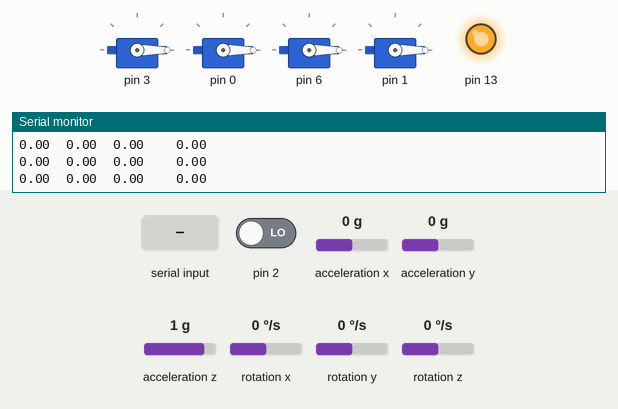
This sketch was run on a simulated Arduino Uno, built with avr-gcc and run on an emulated ATmega328P. Shown: 4 × servo, output pins drawn as LEDs (lit = HIGH), the last lines printed to the serial monitor. Inputs (shaded band) come from the test bench; at power-on: acceleration z 1 g, pin 2 LOW, acceleration x 0 g, acceleration y 0 g, rotation x 0 °/s, rotation y 0 °/s, rotation z 0 °/s. The sensor or clock chip raises its interrupt line as the real part does.

Above: at 1.7 s.
1.8 s: "1" received over the second serial link
At 3.0 s:
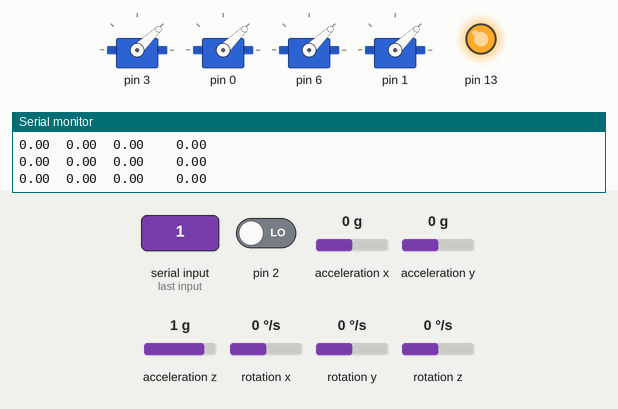
3.3 s: acceleration z set to 0.1 g
At 5.8 s:
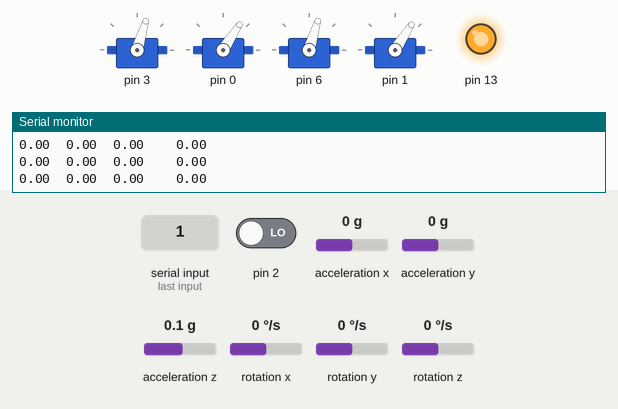
6.3 s: acceleration z set to -0.2 g
9.3 s: "0" received over the second serial link
At 9.7 s:
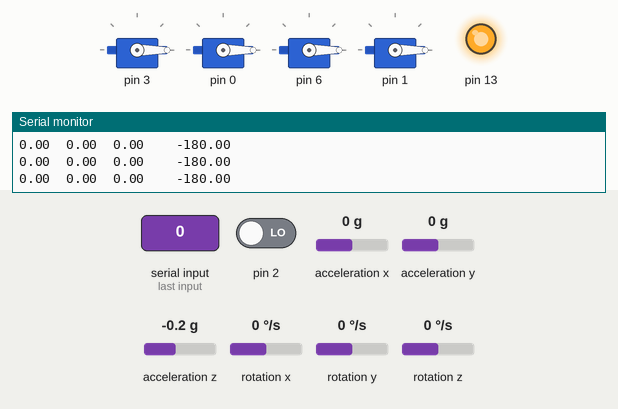
Timing chart, 0 to 11.8 s (numbered marks = the images above; inputs shaded):
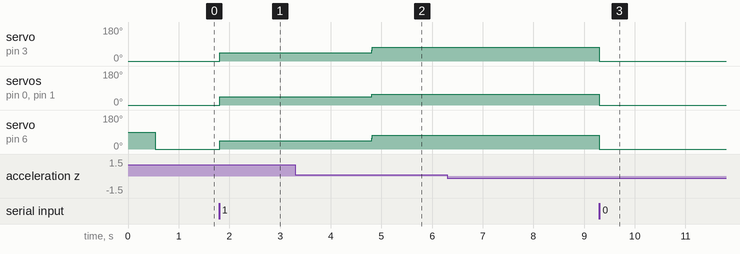

The sketch:

Copter_ino.ino
```cpp
#include <SoftwareSerial.h>
#include <Wire.h>
#include <Servo.h>
#include <PID_v1.h>
#include "Copter.h"
#include "MPU6050_API.h"

SoftwareSerial		bluetooth ( 10 , 11 );
QuadroCopter		copter;

bool				rollPidOn			= false;
double				rollPidP			= 0;
double				rollPidI			= 0;
double				rollPidD			= 0;
double				rollPidSetpoint		= 0;
double				rollPidInput;
double				rollPidOut0;
double				rollPidOut2;

PID					rollPID0 ( &rollPidInput , &rollPidOut0, &rollPidSetpoint , rollPidP , rollPidI , rollPidD , DIRECT );
PID					rollPID2 ( &rollPidInput , &rollPidOut2, &rollPidSetpoint , rollPidP , rollPidI , rollPidD , REVERSE );

void setup()
{

	//	Begin serial communication over bluetooth
	bluetooth.begin(9600);

	//	configure accelgyro
	accelgyroSetup();

	//	Bind pins to copter engines
	copter.createEngines(3,0,6,1);
	copter.createBalancer(ypr,ypr);

	//	Configure PIDs
	rollPID0.SetMode(AUTOMATIC);
	rollPID0.SetOutputLimits(-100,100);
	rollPID0.SetSampleTime(10);
	rollPID2.SetMode(AUTOMATIC);
	rollPID2.SetOutputLimits(-100,100);
	rollPID2.SetSampleTime(10);

}

void loop()
{
	if ( accelgyroUpdate() )
	{
		//  Update telemetry data
		accelgyroGetYawPitchRoll();

		if ( rollPidOn )
		{
			rollPidInput = ypr[2];
			rollPID0.Compute();
			rollPID2.Compute();

			copter.getEngine(0)->setSpeed(1300+rollPidOut0);
			copter.getEngine(2)->setSpeed(1300+rollPidOut2);
		}

		Serial.print(rollPidP);Serial.print("\t");
		Serial.print(rollPidI);Serial.print("\t");
		Serial.print(rollPidD);Serial.print("\t\t");

		Serial.println(ypr[2]);
	}

	//	If a command was recieved over bluetooth
	if ( bluetooth.available() )
	{
		//	send it to copter
		switch (bluetooth.read())
		{
			case COPTER_STOP:					copter.cmdStop(); break;
			case COPTER_LAUNCH:					copter.cmdLaunch();rollPidOn=true; break;
			case COPTER_RAISE:					copter.cmdRaise(); break;
			case COPTER_DESCEND:				copter.cmdDescend(); break;
			case BALANCER_TOGGLE_ENABLED:		copter.getBalancer()->toggleEnabled(); break;
			case PID_P_SHIFT:
			{
				if ( bluetooth.read() == COPTER_STOP )
					rollPidP -= 0.05;
				else
					rollPidP += 0.05;

				rollPID0.SetTunings(rollPidP,rollPidI,rollPidD);
				rollPID2.SetTunings(rollPidP,rollPidI,rollPidD);
				break;
			}
			case PID_I_SHIFT:
			{
				if ( bluetooth.read() == COPTER_STOP )
					rollPidI -= 0.05;
				else
					rollPidI += 0.05;

				rollPID0.SetTunings(rollPidP,rollPidI,rollPidD);
				rollPID2.SetTunings(rollPidP,rollPidI,rollPidD);
				break;
			}
			case PID_D_SHIFT:
			{
				if ( bluetooth.read() == COPTER_STOP )
					rollPidD -= 0.05;
				else
					rollPidD += 0.05;

				rollPID0.SetTunings(rollPidP,rollPidI,rollPidD);
				rollPID2.SetTunings(rollPidP,rollPidI,rollPidD);
				break;
			}
		}
	}
}
```

Copter.cpp
```cpp
#include "Copter.h"


//	Engine

				Engine::Engine ( int pin )
					:
						pin		( pin ),
						speed	( 0 ),
						status	( ENGINE_STATUS_STOPPED )
{

	this->servo.attach(pin);
	this->setSpeed(0);

}

int				Engine::getPin ( void ) const
{

	return this->pin;

}

int				Engine::getSpeed ( void ) const
{

	return this->speed;

}

EngineStatus	Engine::getStatus ( void ) const
{

	return this->status;

}

bool			Engine::arm ( void )
{

	return this->setSpeed(SPEED_ARM);

}

void			Engine::stop ( void )
{

	this->setSpeed(0);
	this->status = ENGINE_STATUS_STOPPED;

}

bool			Engine::slow ( void )
{

	bool success = this->setSpeed(this->speed-Engine::SPEED_DELTA);

	if ( ! success )
	{

		this->setSpeed(SPEED_MIN);

	}

	return success;

}

bool			Engine::accelerate ( void )
{

	float speedNew;

	if ( this->speed == Engine::SPEED_ARM )
	{

		speedNew = SPEED_MIN;
		this->status = ENGINE_STATUS_RUNNING;

	}

	else
	{

		speedNew = this->speed+Engine::SPEED_DELTA;

	}

	bool success = this->setSpeed(speedNew);

	if ( ! success )
	{

		this->setSpeed(SPEED_MAX);

	}

	return success;

}

bool			Engine::accelerate ( int delta )
{

	bool success = this->setSpeed(this->speed+delta);

	if ( ! success )
	{

		if ( delta > 0 )
		{

			this->setSpeed(SPEED_MAX);

		}

		else
		{

			this->setSpeed(SPEED_MIN);

		}

	}

	return success;

}

bool			Engine::setSpeed ( int speed )
{

	if ( this->getSpeedValid(speed) )
	{

		this->servo.write(speed);
		this->speed = speed;

		return true;

	}

	return false;

}

bool			Engine::getSpeedValid ( int speed ) const
{

	bool stopEngine = speed == 0;
	bool armStoppedEngine = this->speed == 0 && speed == SPEED_ARM;
	bool launchArmedEngine = this->speed == SPEED_ARM && speed == SPEED_ARM + SPEED_DELTA;
	bool changeRunningEngineSpeed = this->status == ENGINE_STATUS_RUNNING && speed >= SPEED_MIN && speed <= Engine::SPEED_MAX;

	return
	(
		stopEngine
			||
		armStoppedEngine
			||
		launchArmedEngine
			||
		changeRunningEngineSpeed
	);

}


//	ABalancer

				ABalancer::ABalancer ( float* yawPitchRoll , float* acceleration )
					:
						enabled			( false ),
						yawPitchRoll	( yawPitchRoll ),
						acceleration	( acceleration )
{

}

				ABalancer::~ABalancer ( void )
{

}

void			ABalancer::toggleEnabled ( void )
{

	this->enabled = ! this->enabled;

}

void			ABalancer::updateTelemetry ( void )
{

	if ( ! this->enabled )
		return;

	if ( ! this->getYawBalanced() )
		this->balanceYaw();

	if ( ! this->getPitchBalanced() )
		this->balancePitch();

	if ( ! this->getRollBalanced() )
		this->balanceRoll();

}

bool			ABalancer::getBalanced ( void )
{

	return
	(
		this->getYawBalanced()
			&&
		this->getPitchBalanced()
			&&
		this->getRollBalanced()
	);

}

bool			ABalancer::getSteady ( void )
{

	return
	(
		this->getSteadyX()
			&&
		this->getSteadyY()
			&&
		this->getSteadyZ()
	);

}

bool			ABalancer::getYawBalanced ( void ) const
{

	return 1;

}

bool			ABalancer::getPitchBalanced ( void ) const
{

	return fabs(this->yawPitchRoll[1]) < ABalancer::YAW_PITCH_ROLL_ACCURACY;

}

bool			ABalancer::getRollBalanced ( void ) const
{

	return fabs(this->yawPitchRoll[2]) < ABalancer::YAW_PITCH_ROLL_ACCURACY;

}

float			ABalancer::getYprBalancingSpeed ( float deflectionAngle ) const
{

	return sqrt(deflectionAngle);

}

bool			ABalancer::getSteadyX ( void ) const
{

	return fabs(this->acceleration[0]) < ABalancer::ACCELERATION_ACCURACY;

}

bool			ABalancer::getSteadyY ( void ) const
{

	return fabs(this->acceleration[1]) < ABalancer::ACCELERATION_ACCURACY;

}

bool			ABalancer::getSteadyZ ( void ) const
{

	return fabs(this->acceleration[2]) < ABalancer::ACCELERATION_ACCURACY;

}


//	QuadroBalancer

				QuadroBalancer::QuadroBalancer ( QuadroCopter* copter , float* yawPitchRoll , float* acceleration )
					:
						ABalancer					( yawPitchRoll , acceleration ),
						copter						( copter )
{

	this->yprBalancingCoefficient = 0.31623;

}

void			QuadroBalancer::balanceYaw ( void )
{

	return;

}

void			QuadroBalancer::balancePitch ( void )
{

	float pitchAbs = fabs(this->yawPitchRoll[1]);
	float engineSpeedDelta = this->getYprBalancingSpeed(pitchAbs);

	//	Try to slow the engine which is higher
	int engineHigh = ( this->yawPitchRoll[1] < 0 ) ? 3 : 1;
        if ( this->copter->getEngine(engineHigh)->accelerate(engineSpeedDelta*-1) ) ;

	//	Try to accelerate the engine which is lower
	int engineLow = ( this->yawPitchRoll[1] < 0 ) ? 1 : 3;
        this->copter->getEngine(engineLow)->accelerate(engineSpeedDelta);

}

void			QuadroBalancer::balanceRoll ( void )
{
  this->copter->getEngine(0)->accelerate(this->yawPitchRoll[2]);

/*
	float rollAbs = fabs(this->yawPitchRoll[2]);
	float engineSpeedDelta = this->getYprBalancingSpeed(rollAbs);

  	//	Try to slow the engine which is higher
	int engineHigh = ( this->yawPitchRoll[2] < 0 ) ? 2 : 0;
	if ( this->copter->getEngine(engineHigh)->accelerate(engineSpeedDelta*-1) ) ;

	//	Try to accelerate the engine which is lower
	int engineLow = ( this->yawPitchRoll[2] < 0 ) ? 0 : 2;
	this->copter->getEngine(engineLow)->accelerate(engineSpeedDelta);
*/


}

void			QuadroBalancer::stopX ( void )
{

	//	Sorry, can't yet

}

void			QuadroBalancer::stopY ( void )
{

	//	Sorry, can't yet

}

void			QuadroBalancer::stopZ ( void )
{

	//	Sorry, can't yet

}


//	QuadroCopter

void			QuadroCopter::createEngines ( const int pin0 , const int pin1, const int pin2, const int pin3 )
{

	//	Add four engines
	this->createEngine(0,pin0);
	this->createEngine(1,pin1);
	this->createEngine(2,pin2);
	this->createEngine(3,pin3);

}

void			QuadroCopter::createBalancer ( float* yawPitchRoll , float* acceleration )
{

	this->balancer = new QuadroBalancer(this,yawPitchRoll,acceleration);

}
```

Copter.h
```cpp
#pragma once

#include <math.h>
#include <Servo.h>
#include <Arduino.h>


enum EngineStatus
{

	ENGINE_STATUS_STOPPED,

	ENGINE_STATUS_RUNNING

};

class Engine
{

	public:

									Engine ( int pin );

		int							getPin ( void ) const;

		int							getSpeed ( void ) const;

		EngineStatus				getStatus ( void ) const;

		bool						arm ( void );

		void						stop ( void );

		bool						slow ( void );

		bool						accelerate ( void );

		bool						accelerate ( int delta );

		const static int			SPEED_ARM = 1000;

		const static int			SPEED_MIN = 1130;

		const static int			SPEED_MAX = 2000;

		const static int			SPEED_DELTA = 10;

		bool						setSpeed ( int speed );

	protected:

		bool						getSpeedValid ( int speed ) const;

		int							pin;

		int							speed;

		EngineStatus				status;

		Servo						servo;

};

class ABalancer
{

	public:

									ABalancer ( float* yawPitchRoll , float* acceleration );

		virtual						~ABalancer ( void );

		void						toggleEnabled ( void );

		void						updateTelemetry ( void );

		bool						getBalanced ( void );

		bool						getSteady ( void );

		float						getYprBalancingSpeed ( float deflectionAngle ) const;

		const static float			YAW_PITCH_ROLL_ACCURACY = 0;

		const static float			ACCELERATION_ACCURACY = 0;

	protected:

		bool						getYawBalanced ( void ) const;

		bool						getPitchBalanced ( void ) const;

		bool						getRollBalanced ( void ) const;

		bool						getSteadyX ( void ) const;

		bool						getSteadyY ( void ) const;

		bool						getSteadyZ ( void ) const;

		virtual void				balanceYaw ( void ) = 0;

		virtual void				balancePitch ( void ) = 0;

		virtual void				balanceRoll ( void ) = 0;

		virtual void				stopX ( void ) = 0;

		virtual void				stopY ( void ) = 0;

		virtual void				stopZ ( void ) = 0;

		bool						enabled;

		float*						yawPitchRoll;

		float*						acceleration;

		float						yprBalancingCoefficient;

};

enum CopterCommand
{

	COPTER_STOP = 48,

	COPTER_LAUNCH,

	COPTER_RAISE,

	COPTER_DESCEND,

	BALANCER_TOGGLE_ENABLED,

      PID_P_SHIFT,

      PID_I_SHIFT,

      PID_D_SHIFT

};

template <int enginesNumber>
class ACopter
{

	public:

									ACopter ( void )
										:
											balancer	( 0 )
		{

			//	Zero-initiate engines array
			for ( int engineKey = 0 ; engineKey < enginesNumber ; engineKey++ )
			{

				this->engines[engineKey] = 0;

			}

		}

		virtual						~ACopter ( void )
		{

			//	Delete engines
			for ( int engineKey = 0 ; engineKey < enginesNumber ; engineKey++ )
			{

				delete this->engines[engineKey];

			}

			//	Delete the balancer
			if ( this->balancer )
			{

				delete this->balancer;

			}

		}

		void						cmdStop ( void )
		{

			for ( int engineKey = 0 ; engineKey < enginesNumber ; engineKey++ )
			{

				this->engines[engineKey]->stop();

			}

		}

		void						cmdLaunch ( void )
		{

			if ( this->getReadyToLaunch() )
			{

				for ( int engineKey = 0 ; engineKey < enginesNumber ; engineKey++ )
				{

					this->engines[engineKey]->arm();

				}

				delay(3000);

				this->cmdRaise();
			}

		}

		void						cmdRaise ( void )
		{

			for ( int engineKey = 0 ; engineKey < enginesNumber ; engineKey++ )
			{

				this->engines[engineKey]->accelerate();

			}

		}

		void						cmdDescend ( void )
		{

			for ( int engineKey = 0 ; engineKey < enginesNumber ; engineKey++ )
			{

				this->engines[engineKey]->slow();

			}

		}

		Engine*						getEngine ( int engineId ) const
		{

			if ( this->getEngineIdValid(engineId) )
			{

				return this->engines[engineId];

			}

			return 0;

		}

		ABalancer*					getBalancer ( void ) const
		{

			return this->balancer;

		}

		bool						getEnginesReady ( void ) const
		{

			for ( int engineKey = 0 ; engineKey < enginesNumber ; engineKey++ )
			{

				if( this->engines[engineKey] == 0 )
				{

					return false;

				}

			}

			return true;

		}

		bool						getBalancerReady ( void ) const
		{

			return this->balancer;

		}

		bool						getReadyToLaunch ( void ) const
		{

			return
			(
				this->getEnginesReady()
					&&
				this->getBalancerReady()
					&&
				this->getEngine(0)->getStatus() == ENGINE_STATUS_STOPPED
					&&
				this->getEngine(1)->getStatus() == ENGINE_STATUS_STOPPED
					&&
				this->getEngine(2)->getStatus() == ENGINE_STATUS_STOPPED
					&&
				this->getEngine(3)->getStatus() == ENGINE_STATUS_STOPPED
			);

		}

	protected:

		void						createEngine ( int engineId , int enginePin )
		{

			this->engines[engineId] = new Engine(enginePin);

		}

		bool						getEngineIdValid ( int engineId ) const
		{

			return
			(
				engineId >= 0
					&&
				engineId < enginesNumber
			);

		}

		Engine*						engines[enginesNumber];

		ABalancer*					balancer;

};

class QuadroCopter;
class QuadroBalancer
	:
		public ABalancer
{

	public:

									QuadroBalancer ( QuadroCopter* copter , float* yawPitchRoll , float* acceleration );

		bool						getYawBalanced ( void ) const;

		bool						getPitchBalanced ( void ) const;

		bool						getRollBalanced ( void ) const;

		void						balanceYaw ( void );

		void						balancePitch ( void );

		void						balanceRoll ( void );

		void						stopX ( void );

		void						stopY ( void );

		void						stopZ ( void );

	protected:

		QuadroCopter*				copter;

};

class QuadroCopter
	:
		public ACopter<4>
{

	public:

		void						createEngines ( const int pin0 , const int pin1, const int pin2, const int pin3 );

		void						createBalancer ( float* yawPitchRoll , float* acceleration );

};
```

Source omitted: MPU6050_API.h (10759 bytes)

Measured:
- after the input at 1.8 s, servo on pin 3, servo on pin 0, servo on pin 6, servo on pin 1: 0° → 44° at once
- after the input at 9.3 s, servo on pin 3, servo on pin 6: 73° → 0° at once; servo on pin 0, servo on pin 1: 57° → 0° at once
